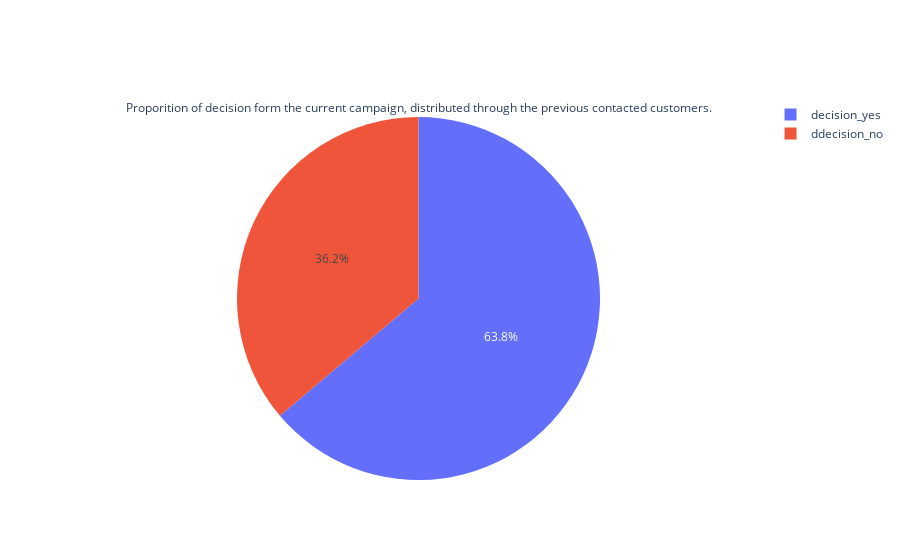

Here is the notebook cell this chart was saved with:
### Code cell
labels = ['decision_yes', 'ddecision_no']
values = [current_yes,current_no]

fig = go.Figure(data=[go.Pie(labels=labels, values=values, title="Proporition of decision form the current campaign, distributed through the previous contacted customers.")])
fig.show()

### Figure 1 — Plotly figure (JSON) as saved in the notebook; plotly's stock layout.template omitted (floating-point values rounded to 4 significant figures)
{"data": [{"labels": ["decision_yes", "ddecision_no"], "title": {"text": "Proporition of decision form the current campaign, distributed through the previous contacted customers."}, "type": "pie", "values": [967, 548]}], "layout": {"autosize": true}}
